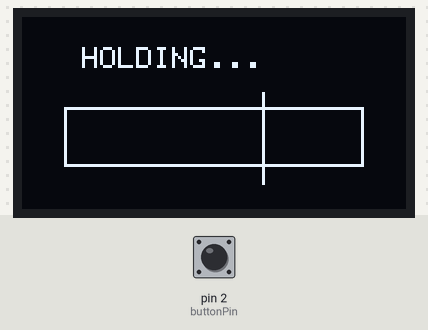
Bench run of a sketch on a simulated Arduino Uno, built with avr-gcc and run on an emulated ATmega328P. On the bench: 128×64 one-colour display. Inputs (shaded band) come from the test bench; at power-on: pin 2 (buttonPin) HIGH. Random numbers use the default seed unless the sketch sets one.

Above: at 1.2 s.
1.3 s: pin 2 (buttonPin) pulled LOW for 0.15 s
At 2.4 s:
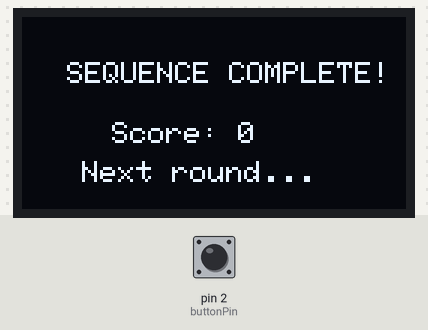
4.4 s: pin 2 (buttonPin) pulled LOW for 1 s
At 5.5 s:
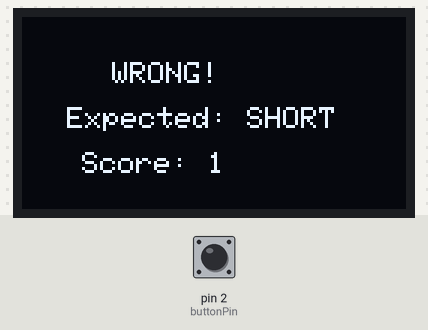
7.9 s: pin 2 (buttonPin) pulled LOW for 0.15 s
At 9.8 s:
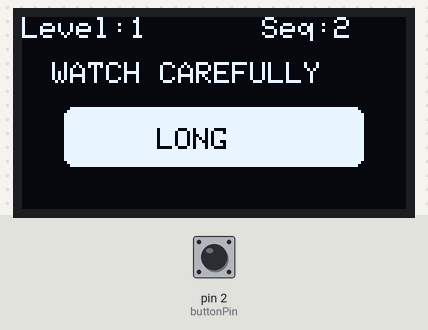
11.0 s: pin 2 (buttonPin) pulsed LOW 5 times (0.12 s each, 0.3 s apart)
At 12.8 s:
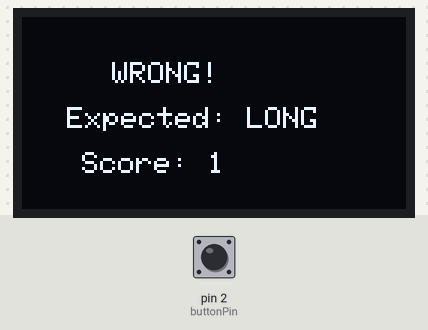
Timing chart, 0 to 14.3 s (numbered marks = the images above; inputs shaded):
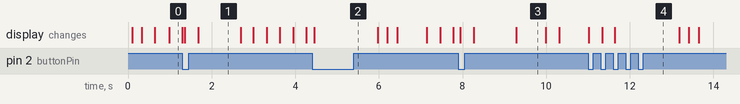

The sketch:

SimonSaysMemoryGame.ino
```cpp
#include <SPI.h>
#include <Wire.h>
#include <Adafruit_GFX.h>
#include <Adafruit_SH110X.h>

// OLED SPI Pins
#define OLED_MOSI     10
#define OLED_CLK      8
#define OLED_DC       7
#define OLED_CS       5
#define OLED_RST      9

Adafruit_SH1106G display = Adafruit_SH1106G(128, 64, OLED_MOSI, OLED_CLK, OLED_DC, OLED_RST, OLED_CS);

const int buttonPin = 2;

// Game state machine
enum GameState { START_SCREEN, SHOWING_SEQUENCE, WAITING_INPUT, ROUND_SUCCESS, ROUND_FAIL, GAME_OVER_STATE };
GameState state = START_SCREEN;

#define MAX_SEQUENCE 50
int sequence[MAX_SEQUENCE]; // 0 = short, 1 = long
int sequenceLength = 1;
int showIndex = 0;
int inputIndex = 0;

int score = 0;
int level = 1;
int bestScore = 0;

// Timing constants
const int SHORT_DURATION = 300;   // ms - how long a "short" flash shows
const int LONG_DURATION = 700;    // ms - how long a "long" flash shows
const int GAP_DURATION = 300;     // ms - gap between flashes
const int LONG_PRESS_THRESHOLD = 400; // ms - press longer than this = "long"

unsigned long stateTimer = 0;
bool flashOn = false;

// Button press tracking
bool buttonWasPressed = false;
unsigned long pressStartTime = 0;

void setup() {
  pinMode(buttonPin, INPUT_PULLUP);
  display.begin(0, true);
  display.clearDisplay();
  display.display();

  randomSeed(analogRead(0));
  generateSequence();
}

void generateSequence() {
  for (int i = 0; i < MAX_SEQUENCE; i++) {
    sequence[i] = random(0, 2); // 0 or 1
  }
}

void loop() {
  switch (state) {
    case START_SCREEN:
      drawStartScreen();
      if (digitalRead(buttonPin) == HIGH) {
        delay(200);
        startNewGame();
      }
      break;

    case SHOWING_SEQUENCE:
      handleShowingSequence();
      break;

    case WAITING_INPUT:
      handleWaitingInput();
      break;

    case ROUND_SUCCESS:
      drawRoundSuccess();
      if (millis() - stateTimer > 1000) {
        sequenceLength++;
        score += level;
        if (sequenceLength % 3 == 0) level++;
        showIndex = 0;
        inputIndex = 0;
        state = SHOWING_SEQUENCE;
        stateTimer = millis();
        flashOn = false;
      }
      break;

    case ROUND_FAIL:
      drawRoundFail();
      if (millis() - stateTimer > 1500) {
        state = GAME_OVER_STATE;
      }
      break;

    case GAME_OVER_STATE:
      drawGameOver();
      if (digitalRead(buttonPin) == HIGH) {
        delay(200);
        state = START_SCREEN;
      }
      break;
  }
}

void startNewGame() {
  sequenceLength = 1;
  score = 0;
  level = 1;
  showIndex = 0;
  inputIndex = 0;
  generateSequence();
  state = SHOWING_SEQUENCE;
  stateTimer = millis();
  flashOn = false;
}

// --- SHOWING SEQUENCE STATE ---
void handleShowingSequence() {
  unsigned long elapsed = millis() - stateTimer;
  int currentDuration = sequence[showIndex] == 1 ? LONG_DURATION : SHORT_DURATION;

  if (!flashOn) {
    // Start flash
    flashOn = true;
    stateTimer = millis();
    drawFlash(sequence[showIndex], true);
  } else {
    if (elapsed < currentDuration) {
      // Keep showing flash (avoid redrawing every loop, but fine for OLED)
      drawFlash(sequence[showIndex], true);
    } else if (elapsed < currentDuration + GAP_DURATION) {
      // Gap - blank screen
      drawFlash(sequence[showIndex], false);
    } else {
      // Move to next flash
      showIndex++;
      flashOn = false;
      stateTimer = millis();
      if (showIndex >= sequenceLength) {
        // Done showing, wait for input
        inputIndex = 0;
        state = WAITING_INPUT;
        drawWaitingScreen();
      }
    }
  }
}

// --- WAITING FOR PLAYER INPUT ---
void handleWaitingInput() {
  bool currentlyPressed = (digitalRead(buttonPin) == HIGH);

  if (currentlyPressed && !buttonWasPressed) {
    // Button just pressed down
    pressStartTime = millis();
    buttonWasPressed = true;
  }

  if (!currentlyPressed && buttonWasPressed) {
    // Button just released - measure press duration
    unsigned long pressDuration = millis() - pressStartTime;
    buttonWasPressed = false;

    int playerInput = (pressDuration >= LONG_PRESS_THRESHOLD) ? 1 : 0;

    if (playerInput == sequence[inputIndex]) {
      // Correct!
      inputIndex++;
      drawCorrectFeedback();
      if (inputIndex >= sequenceLength) {
        // Completed full sequence correctly
        state = ROUND_SUCCESS;
        stateTimer = millis();
      }
    } else {
      // Wrong!
      if (score > bestScore) bestScore = score;
      state = ROUND_FAIL;
      stateTimer = millis();
    }
  }

  // Show live feedback while holding button (growing bar)
  if (currentlyPressed) {
    unsigned long heldTime = millis() - pressStartTime;
    drawHoldingFeedback(heldTime);
  }
}

// --- DRAWING FUNCTIONS ---

void drawFlash(int type, bool on) {
  display.clearDisplay();

  display.setTextSize(1);
  display.setTextColor(SH110X_WHITE);
  display.setCursor(0, 0);
  display.print("Level:");
  display.print(level);
  display.setCursor(80, 0);
  display.print("Seq:");
  display.print(sequenceLength);

  display.setCursor(10, 15);
  display.print("WATCH CAREFULLY");

  if (on) {
    if (type == 1) {
      // LONG flash - wide bar
      display.fillRoundRect(14, 30, 100, 20, 3, SH110X_WHITE);
      display.setTextColor(SH110X_BLACK);
      display.setCursor(45, 37);
      display.print("LONG");
    } else {
      // SHORT flash - narrow bar
      display.fillRoundRect(44, 30, 40, 20, 3, SH110X_WHITE);
      display.setTextColor(SH110X_BLACK);
      display.setCursor(50, 37);
      display.print("SHORT");
    }
  }

  display.display();
}

void drawWaitingScreen() {
  display.clearDisplay();
  display.setTextSize(1);
  display.setTextColor(SH110X_WHITE);
  display.setCursor(0, 0);
  display.print("Level:");
  display.print(level);
  display.setCursor(80, 0);
  display.print("Seq:");
  display.print(sequenceLength);

  display.setCursor(15, 20);
  display.print("YOUR TURN!");
  display.setCursor(5, 35);
  display.print("Short tap / Long hold");
  display.setCursor(20, 48);
  display.print("Step: ");
  display.print(inputIndex + 1);
  display.print("/");
  display.print(sequenceLength);

  display.display();
}

void drawHoldingFeedback(unsigned long heldTime) {
  display.clearDisplay();
  display.setTextSize(1);
  display.setTextColor(SH110X_WHITE);
  display.setCursor(20, 10);
  display.print("HOLDING...");

  // Growing bar as feedback - fills up as you hold
  int barWidth = map(constrain(heldTime, 0, LONG_PRESS_THRESHOLD + 200), 0, LONG_PRESS_THRESHOLD + 200, 0, 100);
  display.drawRect(14, 30, 100, 20, SH110X_WHITE);
  display.fillRect(14, 30, barWidth, 20, SH110X_WHITE);

  // Marker line showing long-press threshold
  int thresholdX = 14 + map(LONG_PRESS_THRESHOLD, 0, LONG_PRESS_THRESHOLD + 200, 0, 100);
  display.drawLine(thresholdX, 25, thresholdX, 55, SH110X_WHITE);

  display.display();
}

void drawCorrectFeedback() {
  display.clearDisplay();
  display.setTextSize(2);
  display.setTextColor(SH110X_WHITE);
  display.setCursor(30, 25);
  display.print("GOOD!");
  display.display();
  delay(300); // brief pause for feedback
}

void drawRoundSuccess() {
  display.clearDisplay();
  display.setTextSize(1);
  display.setTextColor(SH110X_WHITE);
  display.setCursor(15, 15);
  display.print("SEQUENCE COMPLETE!");
  display.setCursor(30, 35);
  display.print("Score: ");
  display.print(score);
  display.setCursor(20, 48);
  display.print("Next round...");
  display.display();
}

void drawRoundFail() {
  display.clearDisplay();
  display.setTextSize(1);
  display.setTextColor(SH110X_WHITE);
  display.setCursor(30, 15);
  display.print("WRONG!");
  display.setCursor(15, 30);
  display.print("Expected: ");
  display.print(sequence[inputIndex] == 1 ? "LONG" : "SHORT");
  display.setCursor(20, 45);
  display.print("Score: ");
  display.print(score);
  display.display();
}

void drawGameOver() {
  display.clearDisplay();
  display.setTextSize(1);
  display.setTextColor(SH110X_WHITE);
  display.setCursor(30, 10);
  display.print("GAME OVER");
  display.setCursor(20, 25);
  display.print("Final Score: ");
  display.print(score);
  display.setCursor(20, 38);
  display.print("Best Score: ");
  display.print(bestScore);
  display.setCursor(10, 52);
  display.print("Press to Play Again");
  display.display();
}

void drawStartScreen() {
  display.clearDisplay();
  display.setTextSize(1);
  display.setTextColor(SH110X_WHITE);
  display.setCursor(25, 10);
  display.print("MEMORY BEEP");
  display.setCursor(5, 25);
  display.print("Watch the pattern,");
  display.setCursor(5, 35);
  display.print("then repeat it back!");
  display.setCursor(5, 48);
  display.print("Short tap / Long hold");
  display.setCursor(35, 58);
  display.print("Press to Start");
  display.display();
}
```

Measured:
- what the display in image 1 shows lasts 1.0 s, from 1.7 s to 2.7 s
- what the display in image 3 shows lasts 0.7 s, from 9.3 s to 10.0 s
